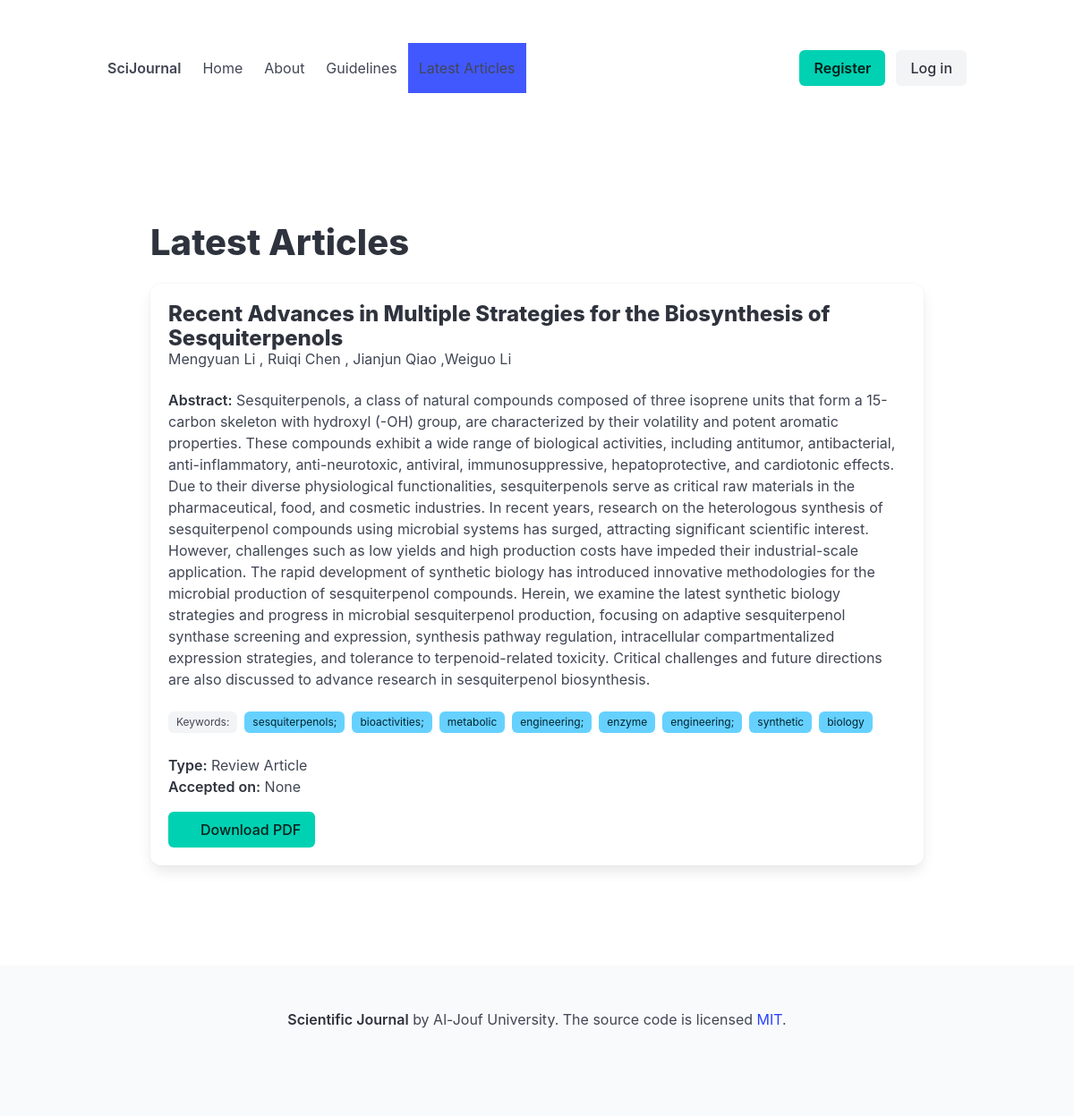
The page /accepted-articles/ on the database its author committed.
### journal/models.py (models this page shows, shortened)
class Article(models.Model):
    ARTICLE_TYPE_CHOICES = [
        ('original', 'Original Article'),
        ('review', 'Review Article'),
    ]
    DECISION_CHOICES = [
        ('accepted', 'Accepted'),
        ('under_review', 'Under review'),
        ('revision_requested', 'Revision Requested'),
        ('rejected', 'Rejected'),
        ('withdrawn', 'Withdrawn'),
    ]
    title = models.CharField(max_length=255)
    author = models.ForeignKey(User, on_delete=models.CASCADE, related_name='articles')
    type = models.CharField(max_length=20, choices=ARTICLE_TYPE_CHOICES)
    abstract = models.TextField(blank=True, null=True)
    keywords = models.CharField(max_length=255, blank=True, null=True)
    authors = models.CharField(max_length=255, blank=True, null=True)
    pdf_file = models.FileField(upload_to='article_pdfs/', null=True, blank=True, help_text="Upload your article as a PDF file")
    submission_date = models.DateField()
    acceptance_date = models.DateField(null=True, blank=True)
    publication_date = models.DateField(null=True, blank=True)
    decision = models.CharField(max_length=20, choices=DECISION_CHOICES, default='under_review')
    reviewers = models.ManyToManyField(User, through='Review', related_name='reviewing_articles')

### journal/views.py (the view)
# urls.py: path('accepted-articles/', views.accepted_articles, name='accepted_articles'),
def accepted_articles(request):
    articles = Article.objects.filter(decision='accepted').order_by('-acceptance_date')
    return render(request, 'journal/accepted_articles.html', {'articles': articles})

### journal/templates/journal/accepted_articles.html (shortened to what this page needs)
{% extends "journal/base.html" %}
{% load static %}
{% load crispy_forms_tags %}
{% block content %}
<section class="section">
    <div class="container">
        <h1 class="title is-2">Latest  Articles</h1>
        {% if articles %}
            <div class="articles-list">
                {% for article in articles %}
                    <div class="box article-item mb-4">
                        <h2 class="title is-4">{{ article.title }}</h2>
                        <p class="subtitle is-6">
                            {% if article.authors %}
                                {{ article.authors }}
                            {% else %}
                                {{ article.author.get_full_name|default:article.author.username }}
                            {% endif %}
                        </p>
                        {% if article.abstract %}
                            <div class="content">
                                <p><strong>Abstract:</strong> {{ article.abstract }}</p>
                            </div>
                        {% endif %}
                        {% if article.keywords %}
                            <div class="tags">
                                <span class="tag">Keywords:</span>
                                {% for keyword in article.keywords.split %}
                                    <span class="tag is-info">{{ keyword }}</span>
                                {% endfor %}
                            </div>
                        {% endif %}
                        <div class="article-meta mt-3">
                            <p><strong>Type:</strong> {{ article.get_type_display }}</p>
                            <p><strong>Accepted on:</strong> {{ article.acceptance_date }}</p>
                        </div>
                        {% if article.pdf_file %}
                            <div class="mt-4">
                                <a href="{{ article.pdf_file.url }}" class="button is-primary" target="_blank">
                                    <span class="icon">
                                    </span>
                                    <span>Download PDF</span>
                                </a>
                            </div>
                        {% endif %}
                    </div>
                {% endfor %}
            </div>
        {% else %}
            <div class="notification is-info">
                <p>No accepted articles available at this time.</p>
            </div>
        {% endif %}
    </div>
</section>
{% endblock %}

### rows shown on the page
Article: title "Recent Advances in Multiple Strategies for the Biosynthesis of Sesquiterpenols", authors "Mengyuan Li , Ruiqi Chen , Jianjun Qiao ,Weiguo Li", abstract "Sesquiterpenols, a class of natural compounds composed of three isoprene units that form a 15-carbon skeleton with hydroxyl (-OH) group, are characterized by their volatility and potent aromatic properties. These compounds exhibit a wide range of biological activities, including antitumor, antibacterial, anti-inflammatory, anti-neurotoxic, antiviral, immunosuppressive, hepatoprotective, and cardiotonic effects. Due to their diverse physiological functionalities, sesquiterpenols serve as critical raw materials in the pharmaceutical, food, and cosmetic industries. In recent years, research on the heterologous synthesis of sesquiterpenol compounds using microbial systems has surged, attracting…", split "sesquiterpenols;" "bioactivities;" "metabolic" "engineering;" "enzyme" "engineering;" "synthetic" "biology", type "Review Article", acceptance_date "None"
